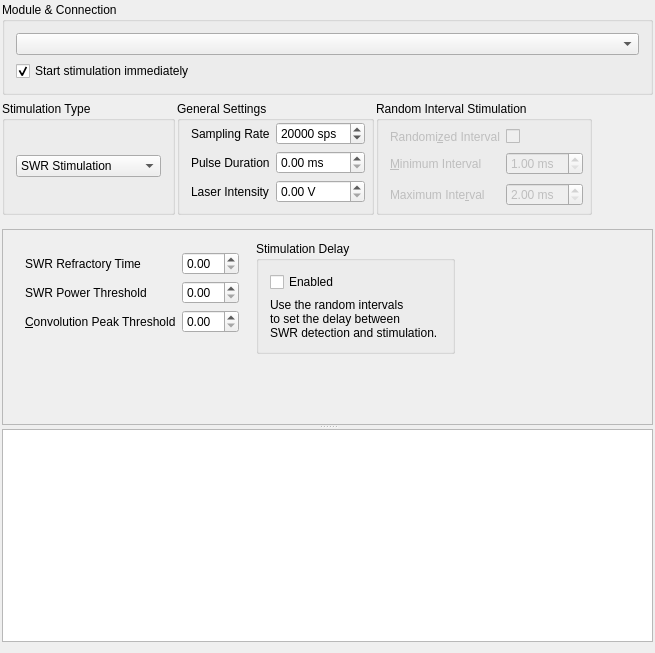
<?xml version="1.0" encoding="UTF-8"?>
<ui version="4.0">
 <class>GaldurSettingsDialog</class>
 <widget class="QDialog" name="GaldurSettingsDialog">
  <property name="geometry">
   <rect>
    <x>0</x>
    <y>0</y>
    <width>655</width>
    <height>653</height>
   </rect>
  </property>
  <property name="sizePolicy">
   <sizepolicy hsizetype="Fixed" vsizetype="Fixed">
    <horstretch>0</horstretch>
    <verstretch>0</verstretch>
   </sizepolicy>
  </property>
  <property name="windowTitle">
   <string>Labrstim Client</string>
  </property>
  <layout class="QVBoxLayout" name="verticalLayout_2">
   <property name="leftMargin">
    <number>2</number>
   </property>
   <property name="topMargin">
    <number>2</number>
   </property>
   <property name="rightMargin">
    <number>2</number>
   </property>
   <item>
    <widget class="QGroupBox" name="generalBox">
     <property name="title">
      <string>Module &amp;&amp; Connection</string>
     </property>
     <layout class="QGridLayout" name="gridLayout">
      <item row="0" column="0">
       <widget class="QComboBox" name="portsComboBox"/>
      </item>
      <item row="1" column="0">
       <widget class="QCheckBox" name="cbStartImmediately">
        <property name="text">
         <string>Start stimulation immediately</string>
        </property>
        <property name="checked">
         <bool>true</bool>
        </property>
       </widget>
      </item>
     </layout>
    </widget>
   </item>
   <item>
    <widget class="QWidget" name="generalWidget" native="true">
     <property name="sizePolicy">
      <sizepolicy hsizetype="Minimum" vsizetype="Fixed">
       <horstretch>0</horstretch>
       <verstretch>0</verstretch>
      </sizepolicy>
     </property>
     <layout class="QHBoxLayout" name="horizontalLayout_2">
      <property name="spacing">
       <number>2</number>
      </property>
      <property name="leftMargin">
       <number>0</number>
      </property>
      <property name="topMargin">
       <number>0</number>
      </property>
      <property name="rightMargin">
       <number>0</number>
      </property>
      <property name="bottomMargin">
       <number>8</number>
      </property>
      <item>
       <widget class="QGroupBox" name="groupBox_2">
        <property name="title">
         <string>Stimulation Type</string>
        </property>
        <layout class="QVBoxLayout" name="verticalLayout_3">
         <item>
          <widget class="QComboBox" name="stimTypeComboBox">
           <property name="sizePolicy">
            <sizepolicy hsizetype="Preferred" vsizetype="Fixed">
             <horstretch>0</horstretch>
             <verstretch>0</verstretch>
            </sizepolicy>
           </property>
           <item>
            <property name="text">
             <string>SWR Stimulation</string>
            </property>
           </item>
           <item>
            <property name="text">
             <string>Theta Stimulation</string>
            </property>
           </item>
           <item>
            <property name="text">
             <string>Train Stimulation</string>
            </property>
           </item>
           <item>
            <property name="text">
             <string>Spikerate Stimulation</string>
            </property>
           </item>
          </widget>
         </item>
        </layout>
       </widget>
      </item>
      <item>
       <widget class="QGroupBox" name="groupBox">
        <property name="title">
         <string>General Settings</string>
        </property>
        <layout class="QFormLayout" name="formLayout_4">
         <property name="horizontalSpacing">
          <number>6</number>
         </property>
         <property name="verticalSpacing">
          <number>6</number>
         </property>
         <property name="topMargin">
          <number>1</number>
         </property>
         <property name="rightMargin">
          <number>6</number>
         </property>
         <property name="bottomMargin">
          <number>6</number>
         </property>
         <item row="0" column="0">
          <widget class="QLabel" name="samplingRateLabel">
           <property name="text">
            <string>Sampling Rate</string>
           </property>
          </widget>
         </item>
         <item row="0" column="1">
          <widget class="QSpinBox" name="samplingRateSpinBox">
           <property name="suffix">
            <string> sps</string>
           </property>
           <property name="minimum">
            <number>200</number>
           </property>
           <property name="maximum">
            <number>200000</number>
           </property>
           <property name="value">
            <number>20000</number>
           </property>
          </widget>
         </item>
         <item row="1" column="0">
          <widget class="QLabel" name="pulseDurationLabel">
           <property name="text">
            <string>Pulse Duration</string>
           </property>
           <property name="buddy">
            <cstring>pulseDurationSpinBox</cstring>
           </property>
          </widget>
         </item>
         <item row="1" column="1">
          <widget class="QDoubleSpinBox" name="pulseDurationSpinBox">
           <property name="suffix">
            <string> ms</string>
           </property>
           <property name="singleStep">
            <double>0.200000000000000</double>
           </property>
           <property name="value">
            <double>0.000000000000000</double>
           </property>
          </widget>
         </item>
         <item row="2" column="0">
          <widget class="QLabel" name="laserIntensityLabel">
           <property name="text">
            <string>Laser Intensity</string>
           </property>
           <property name="buddy">
            <cstring>laserIntensitySpinBox</cstring>
           </property>
          </widget>
         </item>
         <item row="2" column="1">
          <widget class="QDoubleSpinBox" name="laserIntensitySpinBox">
           <property name="suffix">
            <string> V</string>
           </property>
           <property name="singleStep">
            <double>0.500000000000000</double>
           </property>
           <property name="value">
            <double>0.000000000000000</double>
           </property>
          </widget>
         </item>
        </layout>
       </widget>
      </item>
      <item>
       <widget class="QGroupBox" name="randomIntervalsGB">
        <property name="sizePolicy">
         <sizepolicy hsizetype="Maximum" vsizetype="Minimum">
          <horstretch>0</horstretch>
          <verstretch>0</verstretch>
         </sizepolicy>
        </property>
        <property name="title">
         <string>Random Interval Stimulation</string>
        </property>
        <property name="checkable">
         <bool>false</bool>
        </property>
        <property name="checked">
         <bool>false</bool>
        </property>
        <layout class="QFormLayout" name="formLayout_2">
         <property name="horizontalSpacing">
          <number>6</number>
         </property>
         <property name="verticalSpacing">
          <number>8</number>
         </property>
         <property name="topMargin">
          <number>8</number>
         </property>
         <property name="rightMargin">
          <number>6</number>
         </property>
         <property name="bottomMargin">
          <number>6</number>
         </property>
         <item row="0" column="0">
          <widget class="QLabel" name="randomIntervalLabel">
           <property name="enabled">
            <bool>false</bool>
           </property>
           <property name="text">
            <string>Randomi&amp;zed Interval</string>
           </property>
           <property name="buddy">
            <cstring>randomIntervalCheckBox</cstring>
           </property>
          </widget>
         </item>
         <item row="0" column="1">
          <widget class="QCheckBox" name="randomIntervalCheckBox">
           <property name="enabled">
            <bool>false</bool>
           </property>
           <property name="checked">
            <bool>false</bool>
           </property>
          </widget>
         </item>
         <item row="1" column="0">
          <widget class="QLabel" name="minimumIntervalLabel">
           <property name="enabled">
            <bool>false</bool>
           </property>
           <property name="text">
            <string>&amp;Minimum Interval</string>
           </property>
           <property name="buddy">
            <cstring>minimumIntervalSpinBox</cstring>
           </property>
          </widget>
         </item>
         <item row="1" column="1">
          <widget class="QDoubleSpinBox" name="minimumIntervalSpinBox">
           <property name="enabled">
            <bool>false</bool>
           </property>
           <property name="suffix">
            <string> ms</string>
           </property>
           <property name="minimum">
            <double>1.000000000000000</double>
           </property>
          </widget>
         </item>
         <item row="2" column="0">
          <widget class="QLabel" name="maximumIntervalLabel">
           <property name="enabled">
            <bool>false</bool>
           </property>
           <property name="text">
            <string>Maximum Inte&amp;rval</string>
           </property>
           <property name="buddy">
            <cstring>maximumIntervalSpinBox</cstring>
           </property>
          </widget>
         </item>
         <item row="2" column="1">
          <widget class="QDoubleSpinBox" name="maximumIntervalSpinBox">
           <property name="enabled">
            <bool>false</bool>
           </property>
           <property name="suffix">
            <string> ms</string>
           </property>
           <property name="minimum">
            <double>2.000000000000000</double>
           </property>
          </widget>
         </item>
        </layout>
       </widget>
      </item>
      <item>
       <widget class="QWidget" name="widget_2" native="true">
        <layout class="QVBoxLayout" name="verticalLayout">
         <property name="spacing">
          <number>0</number>
         </property>
         <property name="leftMargin">
          <number>0</number>
         </property>
         <property name="topMargin">
          <number>0</number>
         </property>
         <property name="rightMargin">
          <number>0</number>
         </property>
         <property name="bottomMargin">
          <number>0</number>
         </property>
         <item>
          <widget class="QWidget" name="widget_3" native="true">
           <layout class="QHBoxLayout" name="horizontalLayout_3">
            <property name="spacing">
             <number>0</number>
            </property>
            <property name="leftMargin">
             <number>0</number>
            </property>
            <property name="topMargin">
             <number>0</number>
            </property>
            <property name="rightMargin">
             <number>0</number>
            </property>
            <property name="bottomMargin">
             <number>0</number>
            </property>
            <item>
             <spacer name="horizontalSpacer">
              <property name="orientation">
               <enum>Qt::Horizontal</enum>
              </property>
              <property name="sizeHint" stdset="0">
               <size>
                <width>40</width>
                <height>20</height>
               </size>
              </property>
             </spacer>
            </item>
           </layout>
          </widget>
         </item>
         <item>
          <spacer name="verticalSpacer">
           <property name="orientation">
            <enum>Qt::Vertical</enum>
           </property>
           <property name="sizeType">
            <enum>QSizePolicy::MinimumExpanding</enum>
           </property>
           <property name="sizeHint" stdset="0">
            <size>
             <width>20</width>
             <height>20</height>
            </size>
           </property>
          </spacer>
         </item>
        </layout>
       </widget>
      </item>
     </layout>
    </widget>
   </item>
   <item>
    <widget class="QSplitter" name="splitter">
     <property name="sizePolicy">
      <sizepolicy hsizetype="Expanding" vsizetype="Expanding">
       <horstretch>0</horstretch>
       <verstretch>0</verstretch>
      </sizepolicy>
     </property>
     <property name="orientation">
      <enum>Qt::Vertical</enum>
     </property>
     <widget class="QStackedWidget" name="stackedWidget">
      <property name="sizePolicy">
       <sizepolicy hsizetype="Preferred" vsizetype="Preferred">
        <horstretch>0</horstretch>
        <verstretch>0</verstretch>
       </sizepolicy>
      </property>
      <property name="frameShape">
       <enum>QFrame::StyledPanel</enum>
      </property>
      <property name="frameShadow">
       <enum>QFrame::Sunken</enum>
      </property>
      <property name="currentIndex">
       <number>0</number>
      </property>
      <widget class="QWidget" name="swrStimPage">
       <layout class="QVBoxLayout" name="verticalLayout_7">
        <property name="spacing">
         <number>6</number>
        </property>
        <property name="rightMargin">
         <number>6</number>
        </property>
        <item>
         <widget class="QWidget" name="widget" native="true">
          <property name="minimumSize">
           <size>
            <width>200</width>
            <height>0</height>
           </size>
          </property>
          <layout class="QHBoxLayout" name="horizontalLayout">
           <property name="leftMargin">
            <number>0</number>
           </property>
           <property name="topMargin">
            <number>0</number>
           </property>
           <property name="rightMargin">
            <number>0</number>
           </property>
           <property name="bottomMargin">
            <number>0</number>
           </property>
           <item>
            <widget class="QWidget" name="widget_4" native="true">
             <layout class="QFormLayout" name="formLayout">
              <item row="0" column="0">
               <widget class="QLabel" name="swrRefractoryTimeLabel">
                <property name="text">
                 <string>SWR Refractory Time</string>
                </property>
                <property name="buddy">
                 <cstring>swrRefractoryTimeSpinBox</cstring>
                </property>
               </widget>
              </item>
              <item row="0" column="1">
               <widget class="QDoubleSpinBox" name="swrRefractoryTimeSpinBox"/>
              </item>
              <item row="1" column="0">
               <widget class="QLabel" name="swrPowerThresholdLabel">
                <property name="text">
                 <string>SWR Power Threshold</string>
                </property>
                <property name="buddy">
                 <cstring>swrPowerThresholdDoubleSpinBox</cstring>
                </property>
               </widget>
              </item>
              <item row="1" column="1">
               <widget class="QDoubleSpinBox" name="swrPowerThresholdDoubleSpinBox"/>
              </item>
              <item row="2" column="0">
               <widget class="QLabel" name="convolutionPeakThresholdLabel">
                <property name="text">
                 <string>&amp;Convolution Peak Threshold</string>
                </property>
                <property name="buddy">
                 <cstring>convolutionPeakThresholdSpinBox</cstring>
                </property>
               </widget>
              </item>
              <item row="2" column="1">
               <widget class="QDoubleSpinBox" name="convolutionPeakThresholdSpinBox"/>
              </item>
             </layout>
            </widget>
           </item>
           <item>
            <widget class="QGroupBox" name="groupBox_3">
             <property name="title">
              <string>Stimulation Delay</string>
             </property>
             <layout class="QVBoxLayout" name="verticalLayout_6">
              <item>
               <widget class="QCheckBox" name="stimDelayCheckBox">
                <property name="text">
                 <string>Enabled</string>
                </property>
               </widget>
              </item>
              <item>
               <widget class="QLabel" name="label">
                <property name="text">
                 <string>Use the random intervals&lt;br/&gt;to set the delay between&lt;br/&gt;SWR detection and stimulation.
</string>
                </property>
               </widget>
              </item>
             </layout>
            </widget>
           </item>
           <item>
            <spacer name="horizontalSpacer_2">
             <property name="orientation">
              <enum>Qt::Horizontal</enum>
             </property>
             <property name="sizeHint" stdset="0">
              <size>
               <width>40</width>
               <height>20</height>
              </size>
             </property>
            </spacer>
           </item>
          </layout>
         </widget>
        </item>
        <item>
         <spacer name="verticalSpacer_2">
          <property name="orientation">
           <enum>Qt::Vertical</enum>
          </property>
          <property name="sizeHint" stdset="0">
           <size>
            <width>20</width>
            <height>40</height>
           </size>
          </property>
         </spacer>
        </item>
       </layout>
      </widget>
      <widget class="QWidget" name="thetaStimPage">
       <layout class="QVBoxLayout" name="verticalLayout_4">
        <item>
         <widget class="QWidget" name="widget_5" native="true">
          <layout class="QFormLayout" name="formLayout_3">
           <item row="0" column="0">
            <widget class="QLabel" name="thetaPhaseLabel">
             <property name="text">
              <string>Theta Phase</string>
             </property>
             <property name="buddy">
              <cstring>thetaPhaseSpinBox</cstring>
             </property>
            </widget>
           </item>
           <item row="0" column="1">
            <widget class="QDoubleSpinBox" name="thetaPhaseSpinBox">
             <property name="maximum">
              <double>360.000000000000000</double>
             </property>
            </widget>
           </item>
          </layout>
         </widget>
        </item>
       </layout>
      </widget>
      <widget class="QWidget" name="trainStimPage">
       <layout class="QVBoxLayout" name="verticalLayout_5">
        <item>
         <widget class="QWidget" name="widget_6" native="true">
          <layout class="QFormLayout" name="formLayout_5">
           <item row="0" column="0">
            <widget class="QLabel" name="trainFrequencyLabel">
             <property name="text">
              <string>Fre&amp;quency</string>
             </property>
             <property name="buddy">
              <cstring>trainFrequencySpinBox</cstring>
             </property>
            </widget>
           </item>
           <item row="0" column="1">
            <widget class="QDoubleSpinBox" name="trainFrequencySpinBox">
             <property name="minimum">
              <double>1.000000000000000</double>
             </property>
            </widget>
           </item>
          </layout>
         </widget>
        </item>
       </layout>
      </widget>
      <widget class="QWidget" name="spikeStimPage">
       <layout class="QHBoxLayout" name="horizontalLayout_4">
        <property name="spacing">
         <number>4</number>
        </property>
        <property name="leftMargin">
         <number>4</number>
        </property>
        <property name="topMargin">
         <number>4</number>
        </property>
        <property name="rightMargin">
         <number>4</number>
        </property>
        <property name="bottomMargin">
         <number>4</number>
        </property>
        <item>
         <layout class="QFormLayout" name="formLayout_6">
          <item row="0" column="0">
           <widget class="QLabel" name="detectionTimeWindowLabel">
            <property name="text">
             <string>Detection Time Window</string>
            </property>
           </widget>
          </item>
          <item row="0" column="1">
           <widget class="QSpinBox" name="spikeTimeWindowSpinBox">
            <property name="suffix">
             <string> ms</string>
            </property>
            <property name="minimum">
             <number>10</number>
            </property>
            <property name="maximum">
             <number>10000</number>
            </property>
            <property name="value">
             <number>1000</number>
            </property>
           </widget>
          </item>
          <item row="1" column="0">
           <widget class="QLabel" name="triggerFrequencyLabel">
            <property name="text">
             <string>Trigger Frequency</string>
            </property>
           </widget>
          </item>
          <item row="1" column="1">
           <widget class="QSpinBox" name="spikeTriggerFrequencySpinBox">
            <property name="suffix">
             <string> Hz</string>
            </property>
            <property name="minimum">
             <number>1</number>
            </property>
            <property name="maximum">
             <number>200</number>
            </property>
            <property name="value">
             <number>20</number>
            </property>
           </widget>
          </item>
          <item row="2" column="0">
           <widget class="QLabel" name="spikeStimCooldownTimeLabel">
            <property name="text">
             <string>Stimulation Cooldown Time</string>
            </property>
           </widget>
          </item>
          <item row="2" column="1">
           <widget class="QSpinBox" name="spikeCooldownTimeSpinBox">
            <property name="suffix">
             <string> ms</string>
            </property>
            <property name="minimum">
             <number>50</number>
            </property>
            <property name="maximum">
             <number>30000</number>
            </property>
           </widget>
          </item>
          <item row="3" column="0">
           <widget class="QLabel" name="spikeThresholdValueLabel">
            <property name="text">
             <string>Spike Threshold Value</string>
            </property>
           </widget>
          </item>
          <item row="3" column="1">
           <widget class="QSpinBox" name="spikeThresholdSpinBox">
            <property name="minimum">
             <number>-25000</number>
            </property>
            <property name="maximum">
             <number>0</number>
            </property>
            <property name="value">
             <number>-2500</number>
            </property>
           </widget>
          </item>
         </layout>
        </item>
        <item>
         <spacer name="horizontalSpacer_3">
          <property name="orientation">
           <enum>Qt::Horizontal</enum>
          </property>
          <property name="sizeHint" stdset="0">
           <size>
            <width>390</width>
            <height>20</height>
           </size>
          </property>
         </spacer>
        </item>
       </layout>
      </widget>
     </widget>
     <widget class="QPlainTextEdit" name="logViewBox">
      <property name="sizePolicy">
       <sizepolicy hsizetype="Preferred" vsizetype="Minimum">
        <horstretch>0</horstretch>
        <verstretch>0</verstretch>
       </sizepolicy>
      </property>
      <property name="minimumSize">
       <size>
        <width>0</width>
        <height>40</height>
       </size>
      </property>
      <property name="readOnly">
       <bool>true</bool>
      </property>
     </widget>
    </widget>
   </item>
  </layout>
 </widget>
 <layoutdefault spacing="6" margin="11"/>
 <resources/>
 <connections>
  <connection>
   <sender>randomIntervalCheckBox</sender>
   <signal>toggled(bool)</signal>
   <receiver>minimumIntervalSpinBox</receiver>
   <slot>setEnabled(bool)</slot>
   <hints>
    <hint type="sourcelabel">
     <x>559</x>
     <y>165</y>
    </hint>
    <hint type="destinationlabel">
     <x>602</x>
     <y>205</y>
    </hint>
   </hints>
  </connection>
  <connection>
   <sender>randomIntervalCheckBox</sender>
   <signal>toggled(bool)</signal>
   <receiver>maximumIntervalSpinBox</receiver>
   <slot>setEnabled(bool)</slot>
   <hints>
    <hint type="sourcelabel">
     <x>559</x>
     <y>165</y>
    </hint>
    <hint type="destinationlabel">
     <x>602</x>
     <y>245</y>
    </hint>
   </hints>
  </connection>
  <connection>
   <sender>randomIntervalCheckBox</sender>
   <signal>toggled(bool)</signal>
   <receiver>minimumIntervalLabel</receiver>
   <slot>setEnabled(bool)</slot>
   <hints>
    <hint type="sourcelabel">
     <x>559</x>
     <y>165</y>
    </hint>
    <hint type="destinationlabel">
     <x>525</x>
     <y>204</y>
    </hint>
   </hints>
  </connection>
  <connection>
   <sender>randomIntervalCheckBox</sender>
   <signal>toggled(bool)</signal>
   <receiver>maximumIntervalLabel</receiver>
   <slot>setEnabled(bool)</slot>
   <hints>
    <hint type="sourcelabel">
     <x>559</x>
     <y>165</y>
    </hint>
    <hint type="destinationlabel">
     <x>525</x>
     <y>244</y>
    </hint>
   </hints>
  </connection>
  <connection>
   <sender>stimTypeComboBox</sender>
   <signal>activated(int)</signal>
   <receiver>stackedWidget</receiver>
   <slot>setCurrentIndex(int)</slot>
   <hints>
    <hint type="sourcelabel">
     <x>152</x>
     <y>229</y>
    </hint>
    <hint type="destinationlabel">
     <x>675</x>
     <y>409</y>
    </hint>
   </hints>
  </connection>
  <connection>
   <sender>stimDelayCheckBox</sender>
   <signal>toggled(bool)</signal>
   <receiver>randomIntervalCheckBox</receiver>
   <slot>setChecked(bool)</slot>
   <hints>
    <hint type="sourcelabel">
     <x>478</x>
     <y>370</y>
    </hint>
    <hint type="destinationlabel">
     <x>559</x>
     <y>165</y>
    </hint>
   </hints>
  </connection>
  <connection>
   <sender>stimDelayCheckBox</sender>
   <signal>toggled(bool)</signal>
   <receiver>randomIntervalCheckBox</receiver>
   <slot>setDisabled(bool)</slot>
   <hints>
    <hint type="sourcelabel">
     <x>478</x>
     <y>370</y>
    </hint>
    <hint type="destinationlabel">
     <x>559</x>
     <y>165</y>
    </hint>
   </hints>
  </connection>
 </connections>
</ui>
